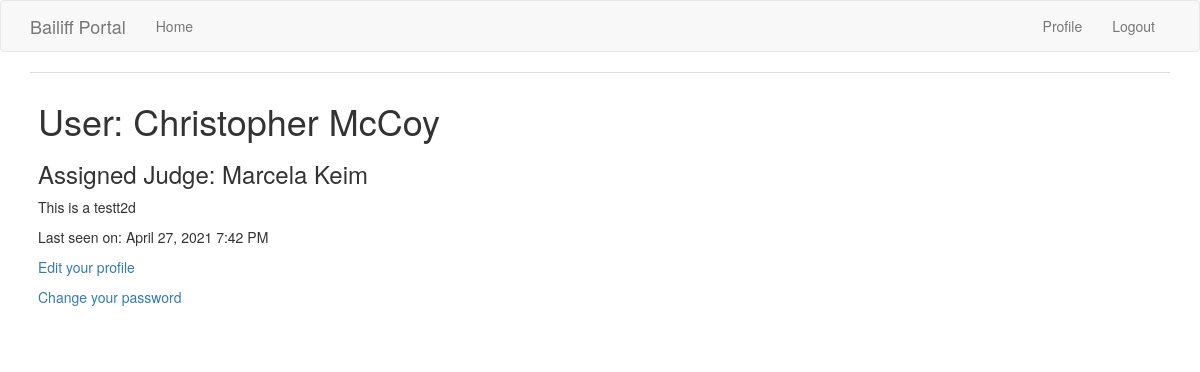
The app's page /user/christopher.mccoy (signed in), older data.
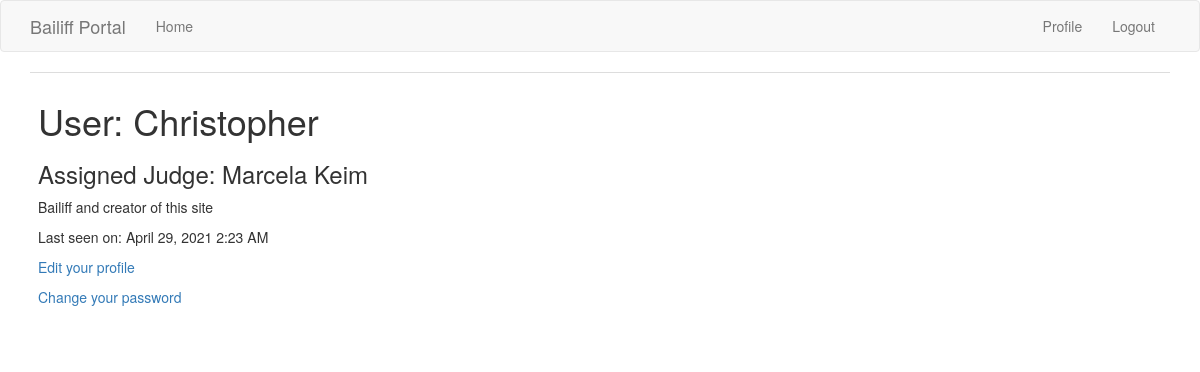
The same page, newer data.
### app/models.py (models this page shows, shortened)
class User(UserMixin, db.Model):
  id = db.Column(db.Integer, primary_key=True)
  username = db.Column(db.String(64), index=True, unique=True)
  displayname = db.Column(db.String(64), unique=True)
  password_hash = db.Column(db.String(128))
  about_me = db.Column(db.String(500))
  last_seen = db.Column(db.DateTime, default=datetime.utcnow)
  permissions = db.Column(db.Integer) # 0=user, 1=Manager, 2=Admin
  judge = db.Column(db.String(64))

### app/main/routes.py (the view)
@bp.route('/user/<username>') # <username> is a dynamic component
@login_required
def user(username):
  user = User.query.filter_by(username=username).first_or_404()
  return render_template('user.html', user=user,
                        title="{}'s User Page".format(
                                  current_user.displayname))

### app/main/routes.py (called while the page is built)
@bp.before_request # decorator from Flask registers the function to be executed before the view function
def before_request():
  if current_user.is_authenticated:
    current_user.last_seen = datetime.utcnow()
    db.session.commit()

### app/models.py (called while the page is built)
@login.user_loader
def load_user(id):
  return User.query.get(int(id))

### app/templates/user.html
{% extends "base.html" %}
{% block app_content %}
  <table class="table table-hover">
    <tr>
      <td>
        <h1>User: {{ user.displayname }}</h1>
        <h3>Assigned Judge: {{ user.judge }}</h2>
        {% if user.about_me %}<p>{{ user.about_me }}</p>{% endif %}
        <p>Last seen on: {{ moment(user.last_seen).format('LLL') }}</p>
        {% if user == current_user %}
        <p><a href="{{ url_for('main.edit_profile') }}">Edit your profile</a></p>
        <p><a href="{{ url_for('auth.change_password') }}">Change your password
        {% endif %}
      </td>
    </tr>
  </table>
{% endblock %}

### app/templates/base.html (shortened to what this page needs)
{% extends 'bootstrap/base.html' %}
{% block navbar %}
  <nav class="navbar navbar-default">
    <div class="container">
      <div class="navbar-header">
        <a class="navbar-brand" href="{{ url_for('main.index') }}">Bailiff Portal</a>
      </div>
      <div class="collapse navbar-collapse" id="bs-example-navbar-collapse-1">
        <ul class="nav navbar-nav">
          <li><a href="{{ url_for('main.index') }}">Home</a></li>
        </ul>
        <ul class="nav navbar-nav navbar-right">
            {% if current_user.is_anonymous %}
            <li><a href="{{ url_for('auth.login') }}">Login</a></li>
            {% else %}
            <li><a href="{{ url_for('main.user', username=current_user.username) }}">Profile</a></li>
            <li><a href="{{ url_for('auth.logout') }}">Logout</a></li>
            {% endif %}
        </ul>
      </div>
    </div>
  </nav>
{% endblock %}
{% block content %}
  <div class="container">
    {% block app_content %}{% endblock %}
  </div>
{% endblock %}

Row changes from the older to the newer data that the page shows:
changed User "Marcela Keim": displayname "Christopher McCoy" → "Christopher"; about_me "This is a testt2d" → "Bailiff and creator of this site"; last_seen "April 27, 2021 7:42 PM" → "April 29, 2021 2:23 AM"
